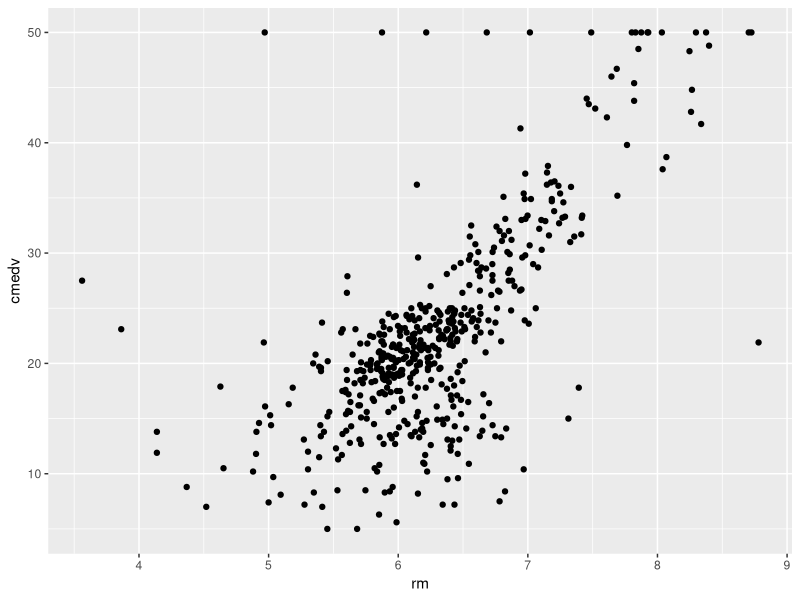

This figure's R source:
## ---- chunk 1
knitr::opts_chunk$set(collapse = TRUE)

## ---- chunk 2
library(mlbench)
data("BostonHousing2")
head(BostonHousing2)

## ---- chunk 3
library(ggplot2)

ggplot(BostonHousing2, aes(x = rm, y = cmedv)) +
  geom_point()
## ---- chunk 4

cor.test(BostonHousing2$rm, BostonHousing2$cmedv)

## ---- chunk 5
# Fit linear model
model = lm(cmedv ~ rm, BostonHousing2)

# Examine model
model
summary(model)
